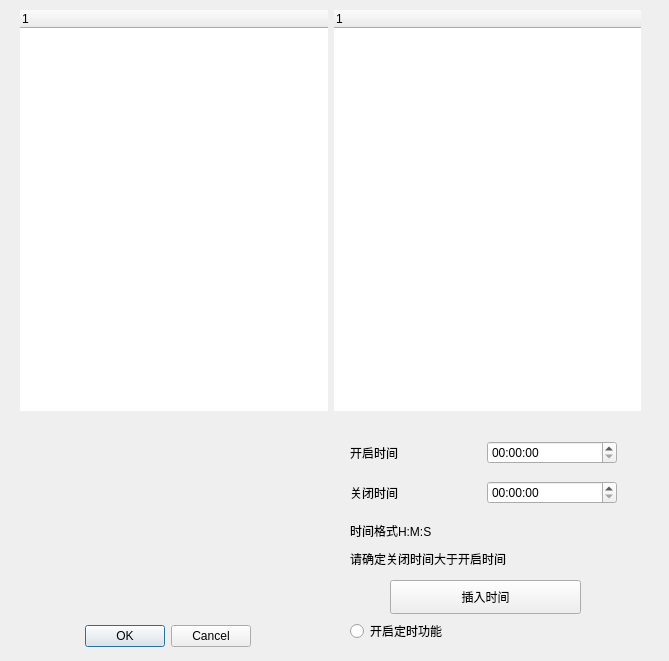
<?xml version="1.0" encoding="UTF-8"?>
<ui version="4.0">
 <class>OnTimeSetDialog</class>
 <widget class="QDialog" name="OnTimeSetDialog">
  <property name="geometry">
   <rect>
    <x>0</x>
    <y>0</y>
    <width>669</width>
    <height>661</height>
   </rect>
  </property>
  <property name="windowTitle">
   <string>Dialog</string>
  </property>
  <widget class="QDialogButtonBox" name="buttonBox">
   <property name="geometry">
    <rect>
     <x>0</x>
     <y>620</y>
     <width>251</width>
     <height>32</height>
    </rect>
   </property>
   <property name="orientation">
    <enum>Qt::Horizontal</enum>
   </property>
   <property name="standardButtons">
    <set>QDialogButtonBox::Cancel|QDialogButtonBox::Ok</set>
   </property>
  </widget>
  <widget class="QLabel" name="label_3">
   <property name="geometry">
    <rect>
     <x>350</x>
     <y>520</y>
     <width>241</width>
     <height>21</height>
    </rect>
   </property>
   <property name="text">
    <string>时间格式H:M:S</string>
   </property>
  </widget>
  <widget class="QLabel" name="label_4">
   <property name="geometry">
    <rect>
     <x>350</x>
     <y>550</y>
     <width>261</width>
     <height>18</height>
    </rect>
   </property>
   <property name="text">
    <string>请确定关闭时间大于开启时间</string>
   </property>
  </widget>
  <widget class="QPushButton" name="pushButton">
   <property name="geometry">
    <rect>
     <x>390</x>
     <y>580</y>
     <width>191</width>
     <height>34</height>
    </rect>
   </property>
   <property name="text">
    <string>插入时间</string>
   </property>
  </widget>
  <widget class="QRadioButton" name="radioButton">
   <property name="geometry">
    <rect>
     <x>350</x>
     <y>620</y>
     <width>201</width>
     <height>22</height>
    </rect>
   </property>
   <property name="cursor">
    <cursorShape>ArrowCursor</cursorShape>
   </property>
   <property name="text">
    <string>开启定时功能</string>
   </property>
  </widget>
  <widget class="QWidget" name="layoutWidget">
   <property name="geometry">
    <rect>
     <x>20</x>
     <y>10</y>
     <width>621</width>
     <height>401</height>
    </rect>
   </property>
   <layout class="QHBoxLayout" name="horizontalLayout">
    <item>
     <widget class="QTreeWidget" name="treeWidget">
      <property name="frameShape">
       <enum>QFrame::NoFrame</enum>
      </property>
      <column>
       <property name="text">
        <string notr="true">1</string>
       </property>
      </column>
     </widget>
    </item>
    <item>
     <widget class="QTreeWidget" name="treeWidget_2">
      <property name="frameShape">
       <enum>QFrame::NoFrame</enum>
      </property>
      <column>
       <property name="text">
        <string notr="true">1</string>
       </property>
      </column>
     </widget>
    </item>
   </layout>
  </widget>
  <widget class="QWidget" name="layoutWidget">
   <property name="geometry">
    <rect>
     <x>350</x>
     <y>440</y>
     <width>267</width>
     <height>26</height>
    </rect>
   </property>
   <layout class="QHBoxLayout" name="horizontalLayout_2">
    <item>
     <widget class="QLabel" name="label">
      <property name="text">
       <string>开启时间</string>
      </property>
     </widget>
    </item>
    <item>
     <widget class="QTimeEdit" name="timeEdit">
      <property name="date">
       <date>
        <year>2000</year>
        <month>2</month>
        <day>1</day>
       </date>
      </property>
      <property name="maximumDate">
       <date>
        <year>2060</year>
        <month>1</month>
        <day>1</day>
       </date>
      </property>
      <property name="displayFormat">
       <string>hh:mm:ss</string>
      </property>
      <property name="calendarPopup">
       <bool>false</bool>
      </property>
      <property name="currentSectionIndex">
       <number>0</number>
      </property>
      <property name="time">
       <time>
        <hour>0</hour>
        <minute>0</minute>
        <second>0</second>
       </time>
      </property>
     </widget>
    </item>
   </layout>
  </widget>
  <widget class="QWidget" name="layoutWidget">
   <property name="geometry">
    <rect>
     <x>350</x>
     <y>480</y>
     <width>267</width>
     <height>26</height>
    </rect>
   </property>
   <layout class="QHBoxLayout" name="horizontalLayout_3">
    <item>
     <widget class="QLabel" name="label_2">
      <property name="text">
       <string>关闭时间</string>
      </property>
     </widget>
    </item>
    <item>
     <widget class="QTimeEdit" name="timeEdit_2">
      <property name="maximumDate">
       <date>
        <year>2050</year>
        <month>1</month>
        <day>1</day>
       </date>
      </property>
      <property name="displayFormat">
       <string>hh:mm:ss</string>
      </property>
     </widget>
    </item>
   </layout>
  </widget>
 </widget>
 <resources/>
 <connections>
  <connection>
   <sender>buttonBox</sender>
   <signal>accepted()</signal>
   <receiver>OnTimeSetDialog</receiver>
   <slot>accept()</slot>
   <hints>
    <hint type="sourcelabel">
     <x>248</x>
     <y>254</y>
    </hint>
    <hint type="destinationlabel">
     <x>157</x>
     <y>274</y>
    </hint>
   </hints>
  </connection>
  <connection>
   <sender>buttonBox</sender>
   <signal>rejected()</signal>
   <receiver>OnTimeSetDialog</receiver>
   <slot>reject()</slot>
   <hints>
    <hint type="sourcelabel">
     <x>316</x>
     <y>260</y>
    </hint>
    <hint type="destinationlabel">
     <x>286</x>
     <y>274</y>
    </hint>
   </hints>
  </connection>
 </connections>
</ui>
